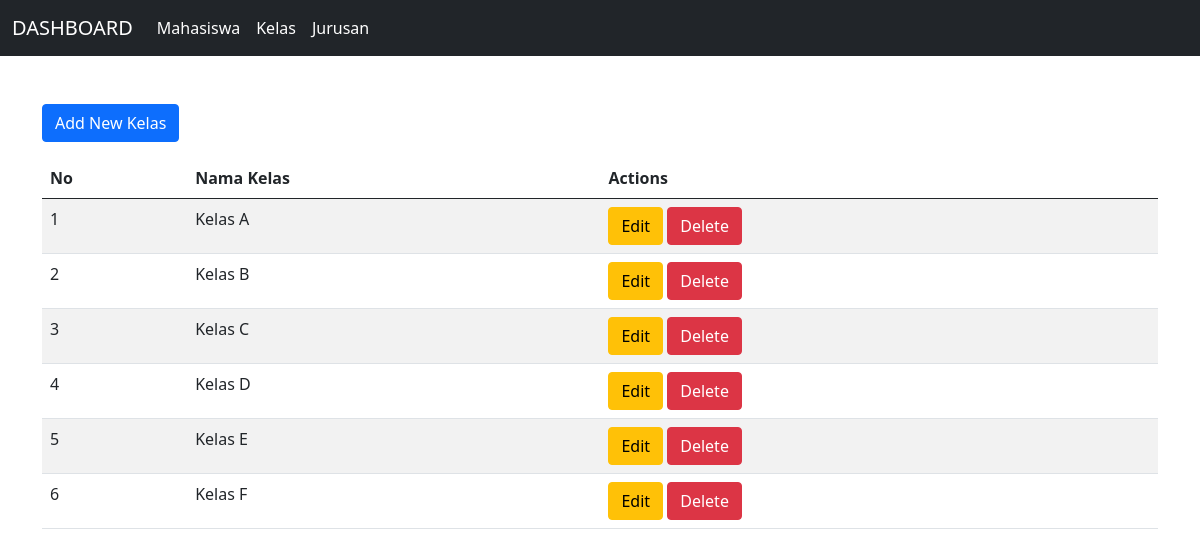
The app's page /Program/kelas.php with its own data.
### tables this page shows
CREATE TABLE `kelas` (
  `id` int(11) NOT NULL,
  `nama` varchar(50) NOT NULL
);

### Program/Controller/Kelas.controller.php (called while the page is built, shortened)
<?php
include_once("View/KelasView.php");
class KelasController
{
    private $kelas;
    function __construct()
    {
        $this->kelas = new Kelas(Conf::$DB_HOST, Conf::$DB_USER, Conf::$DB_PASS, Conf::$DB_NAME);
    }
    public function index()
    {
        $this->kelas->open();
        $this->kelas->getKelas();
        $data = array();
        while ($row = $this->kelas->getResult()) {
            array_push($data, $row);
        }
        $view = new KelasView();
        $view->render($data);
    }
}

### Program/Model/DB.class.php (called while the page is built, shortened)
<?php
class DB
{
    var $db_host = "";
    var $db_user = "";
    var $db_pass = "";
    var $db_name = "";
    var $db_link = "";
    function __construct($db_host, $db_user, $db_pass, $db_name)
    {
        $this->db_host = $db_host;
        $this->db_user = $db_user;
        $this->db_pass = $db_pass;
        $this->db_name = $db_name;
    }
    function open()
    {
        $this->db_link = mysqli_connect($this->db_host, $this->db_user, $this->db_pass, $this->db_name);
    }
    function execute($query)
    {
        $this->result = mysqli_query($this->db_link, $query);
        return $this->result;
    }
}

### Program/Model/Kelas.class.php (called while the page is built, shortened)
<?php
include_once __DIR__ . '/DB.class.php';
class Kelas extends DB
{
    function getKelas()
    {
        $query = "SELECT * FROM kelas";
        return $this->execute($query);
    }
}

### Program/View/KelasView.php (the view, shortened to what this page needs)
<?php
class KelasView
{
    public function render($kelas)
    {
        $no = 1;
        $kelasData = '';
        foreach ($kelas as $k) {
            $kelasData .= "<tr>
                               <td>" . $no++ . "</td>
                               <td>" . $k['nama'] . "</td>
                               <td>
                                   <a href='kelas.php?action=edit&id=" . $k['id'] . "' class='btn btn-warning'>Edit</a>
                                   <a href='kelas.php?action=delete&id=" . $k['id'] . "' class='btn btn-danger'>Delete</a>
                               </td>
                            </tr>";
        }
    }
}

### records on screen
kelas: nama "Kelas A"
kelas: nama "Kelas B"
kelas: nama "Kelas C"
kelas: nama "Kelas D"
kelas: nama "Kelas E"
kelas: nama "Kelas F"

### other values on screen
$this->content "DASHBOARD Mahasiswa Kelas Jurusan Add New Kelas No Nama Kelas Actions"
